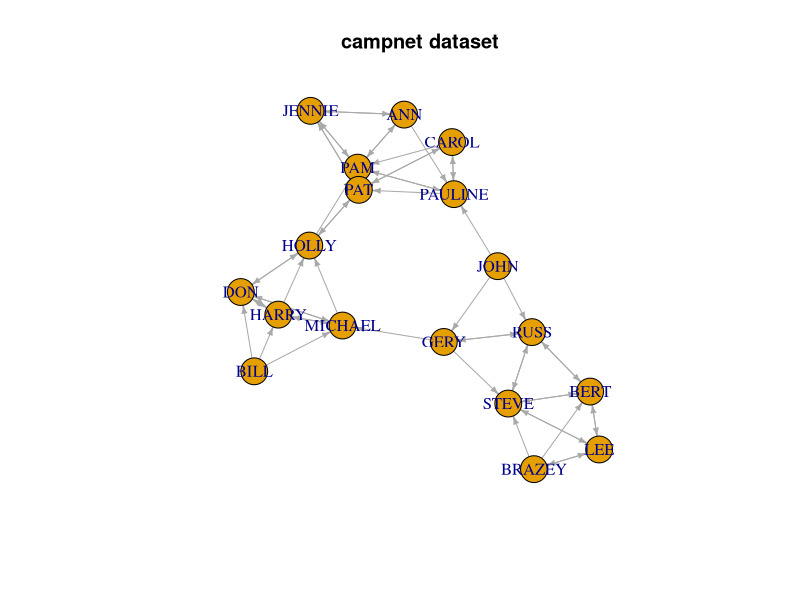
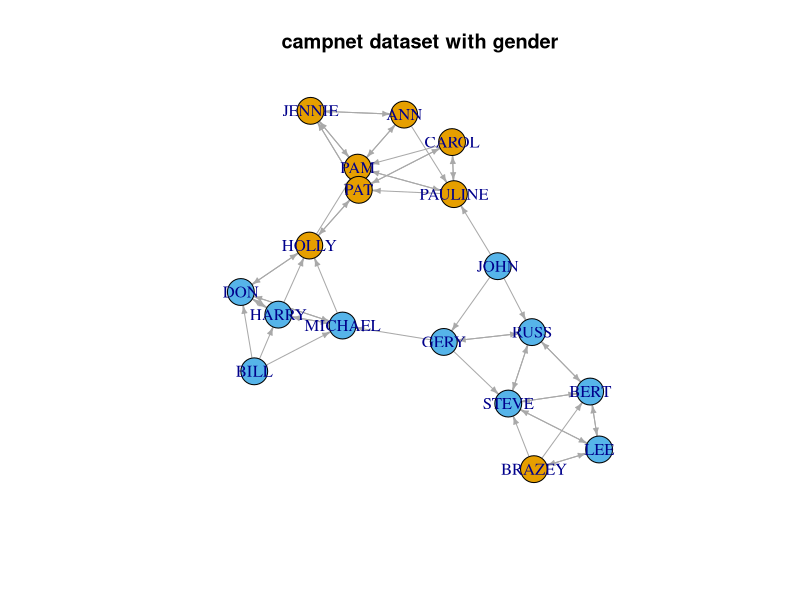
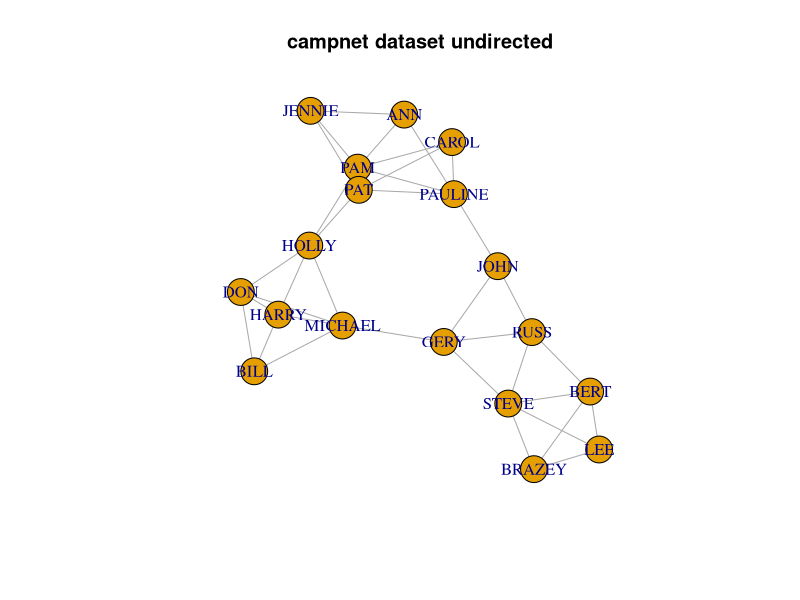
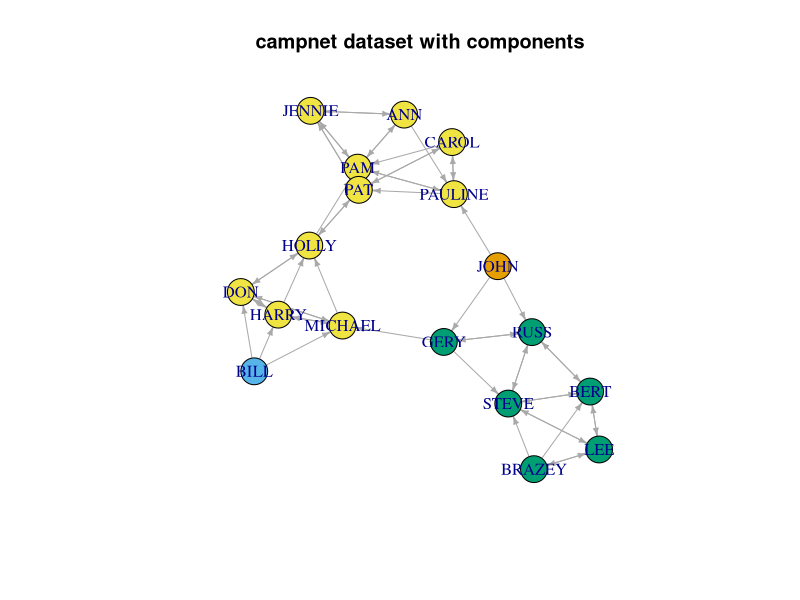
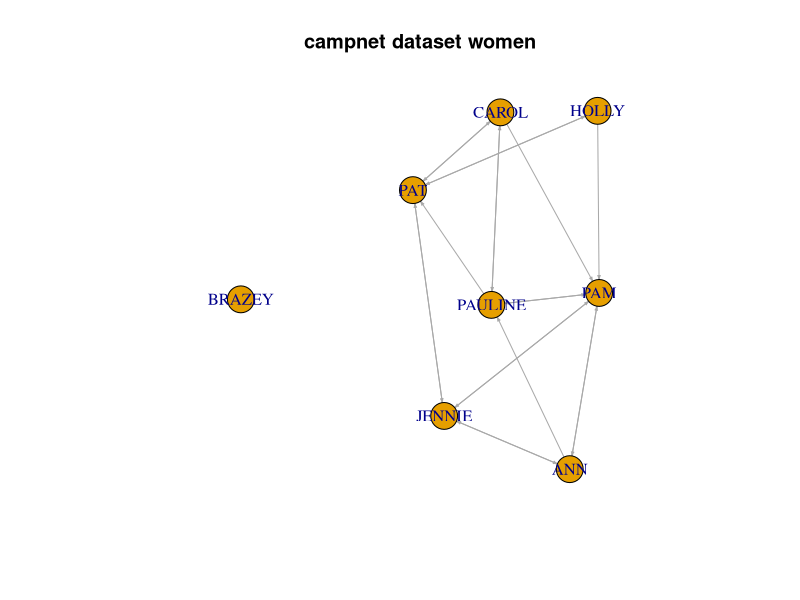
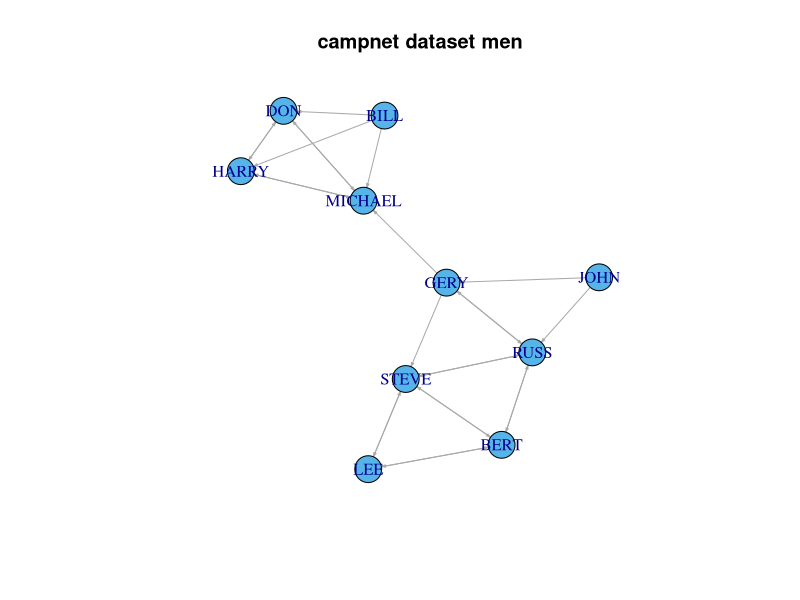
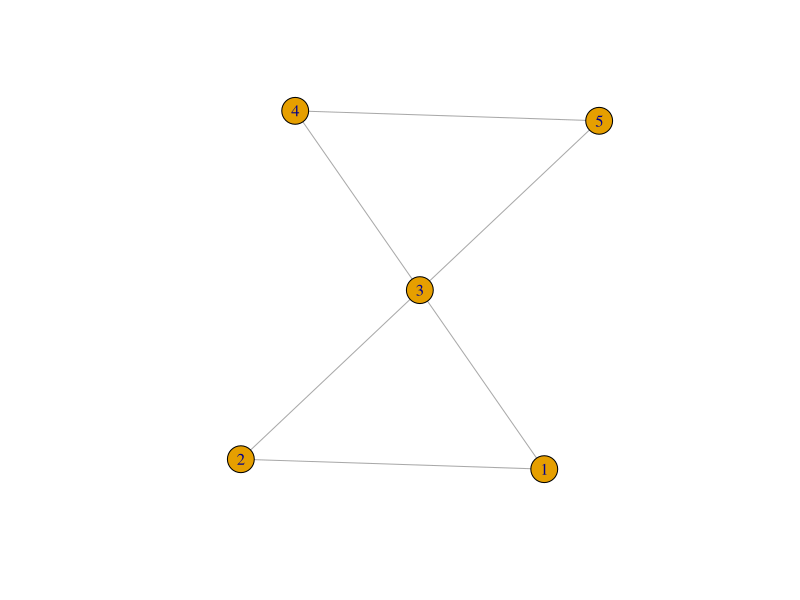
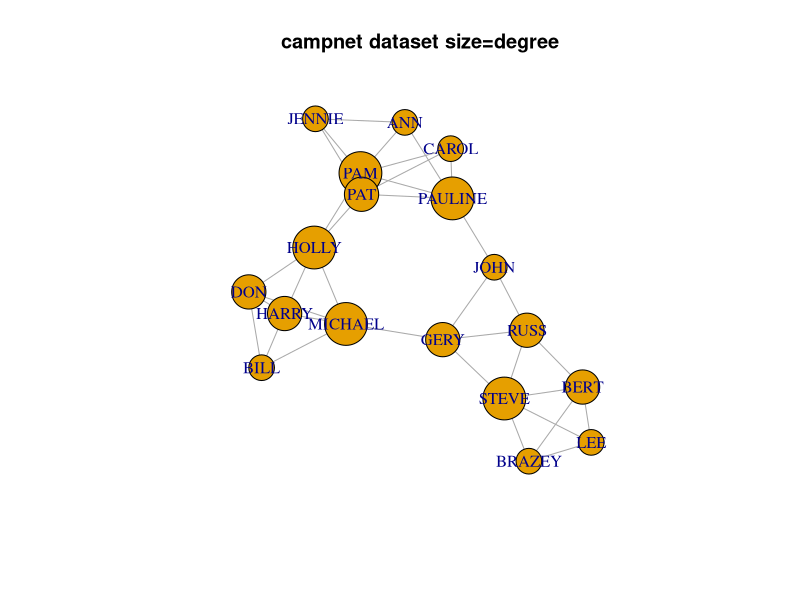

The R script that drew these images, in order:

# Importing data and installing the igraph package

#We are going to use the igraph package in R 
#We use the campnet dataset discussed in Borgatti 
#Dataset(campnet.txt) and attribute file (campattr.txt) are available from canvas.
#For more information on the data, see: https://sites.google.com/site/ucinetsoftware/datasets/campdata

#First we need to install the igraph package
install.packages("igraph")
library(igraph)
#now import the campnet data. Be sure that the two files are in your R working directory 
#the format of the network data is called an edgelist.
#header = False because we don't have a name to the two columns
campnet <- read.csv("campnet.txt", header=FALSE)
#the attribute file contains information on the nodes such as their gender, their role. It also already includes a centrality measure (betweenness) but this will be calculated separately later on in the script. 
#import the attribute file
campattr <- read.csv("campattr.txt")
#look at the format. 
class(campnet)
#should be a dataframe
#look at the first rows of the file
head(campnet)
head(campattr)

#We need to transform the data frame format into an igraph object to be able to use igraph's functions.
#in this step we also already add the attributes to the vertices
#as this is a directed network we set directed to TRUE
g <- graph_from_data_frame(campnet, directed = TRUE, vertices = campattr)
#look at the file format
class(g)
#now has become an igraph format
#look at the first rows
head(g)
#if you print out the g object it lists the edges.
print(g)
#you can also access the matrix using
g[]

#we can  count the number of nodes
vcount(g)
#and count the number of edges
ecount(g)

#we can plot the network with the kamada-kawai layout. 
#We replicate the figure 2.3 in borgatti which shows the directed network in graph format
plot(g,edge.arrow.size=.4,layout=layout_with_kk,main="campnet dataset")
#replicate figure 9.3 with gender attribute
plot(g,edge.arrow.size=.4,layout=layout_with_kk,main="campnet dataset with gender",vertex.color=vertex_attr(g)$Gender)

#Change into an undirected network by collapsing
g_undirected <- as.undirected(g, mode = "collapse")
plot(g_undirected,edge.arrow.size=.4,layout=layout_with_kk,main="campnet dataset undirected")
#if you look at the matrix representation you see that it has become symmetric
g_undirected[]

#all_simple_paths(g, "HOLLY", to = V(g), mode = c("out"))

#get distances between nodes. matrix 2.2 in borgatti. we take the directed graph and therefore add mode=out and mode=in
distances(g,mode="out")
distances(g,mode="in")

#find the number of strong components. strong components take direction into account
g.components <- components(g, mode = c("strong"))
print(g.components)

#the following line does the same thing but now just returns the number
count_components(g, mode = c("strong"))

#add attributes of component membership
V(g)$components <- g.components$membership

#examine attributes to check if it was added
vertex_attr(g)

#plot the graph with components
plot(g,edge.arrow.size=.4,layout=layout_with_kk,main="campnet dataset with components",vertex.color=vertex_attr(g)$components)


#to illustrate the discussion of matrix multiplication in 2.6 of Borgatti et al., we need to transform the igraph
#object back to a matrix object
#this next line converts the igraph object to a regular matrix
g_matrix <- get.adjacency(g_undirected,sparse=FALSE)
class(g_matrix)
print(g_matrix)
#matrix multiplication by itself to get number of walks of length 2 between i and j
g_matrix%*%g_matrix
#matrix multiplication to third power to get number of walks of length 3 between i and j
g_matrix%*%g_matrix%*%g_matrix
g_matrix%*%g_matrix%*%g_matrix%*%g_matrix

# Whole Network Measures

#measure the density. 
graph.density(g)
graph.density(g_undirected)

#Find density in subgroups:
#extract the womens network
g.women <- induced_subgraph(g, V(g)$Gender == 1)
#we can also plot only the women in the network
plot(g.women,edge.arrow.size=.2,layout=layout_with_kk,main="campnet dataset women",vertex.color=vertex_attr(g.women)$Gender)
#density among women. should be 0.357.
graph.density(g.women)
#density among men. should be 0.278.
g.men <- induced_subgraph(g, V(g)$Gender == 2)
plot(g.men,edge.arrow.size=.2,layout=layout_with_kk,main="campnet dataset men",vertex.color=vertex_attr(g.men)$Gender)
graph.density(g.men)

#Compactness
#Compactness is not available in igraph. 
#But we can calculate it by defining a function:
Compactness <- function(x) {
  gra.geo <- distances(x) ## get geodesics
  gra.rdist <- 1/gra.geo  ## get reciprocal of geodesics
  diag(gra.rdist) <- NA   ## assign NA to diagonal
  gra.rdist[gra.rdist == Inf] <- 0 ## replace infinity with 0
  # Compactness = mean of reciprocal distances
  comp.igph <- mean(gra.rdist, na.rm=TRUE) 
  return(comp.igph)
}
Compactness(g)

#Reciprocity
reciprocity(g,ignore.loops = TRUE,mode="ratio")

#Transitivity 
#overall graph clustering coefficient
transitivity(g,type='average')
#this is the weighted overall clustering coefficient on the undirected network, which is the same as the 9.4 formula in Borgatti, but for undirected networks. 
transitivity(g)

#Centralization
#Calculations for the example from figure 9.8 in Borgatti
C=matrix(c(0,1,1,0,0,1,0,1,0,0,1,1,0,1,1,0,0,1,0,1,0,0,1,1,0),nrow=5,ncol=5) 
print(C)
c <- graph_from_adjacency_matrix(C, mode="undirected")
plot(c)
degree(c)
centr_degree(c,mode="all",loops=FALSE,normalized=TRUE)
#applied to campnet data
centr_degree(g_undirected,loops=FALSE,normalized = TRUE)

#Diameter
diameter(g)

#Centrality Measures
#We do all the below calculations for the undirected network

# Degree centrality
deg <- degree(g_undirected)
print(deg)
#with the directed graph it would count up the in-degrees and outdegrees
deg_in <- degree(g,mode="in")
deg_out <- degree(g,mode="out")
deg_total <- degree(g,mode="total")
print(deg_in)
print(deg_out)
print(deg_total)

plot(g_undirected,edge.arrow.size=.4,layout=layout_with_kk,main="campnet dataset size=degree",vertex.size=deg*5)

#Eigenvector centrality
ev_g_un <- evcent(g_undirected)
print(ev_g_un)
ev_g_un$vector
plot(g_undirected,layout=layout_with_kk,main="campnet dataset size=eigenvector centrality",vertex.size=ev_g_un$vector*20)

#Beta centrality or Bonacich power centrality

#when b = 0 then this equals degree centrality
beta_centrality <- power_centrality(g_undirected, exponent=0)
print(beta_centrality)
plot(g_undirected,layout=layout_with_kk,main="campnet dataset size=beta centrality b=0",vertex.size=beta_centrality*20)

#we take a value of beta that approximates 1/largest eigenvalue. the largest eigenvalue is given by the eigenvector centrality function evcent
#you can also calculate it
e <- eigen(g_matrix)
e$values
max(e$values)
1/max(e$values)
#with beta at its highest, beta centrality should approximate eigenvector centrality
beta_centrality <- power_centrality(g_undirected, exponent=0.245)
print(beta_centrality)
plot(g_undirected,layout=layout_with_kk,main="campnet dataset size=beta centrality b=0.245",vertex.size=beta_centrality*10)

#Closeness centrality
#Closeness centrality measures how many steps is required to access every other vertex from a given vertex
closeness_g_un <- closeness(g_undirected, normalized=TRUE)
print(closeness_g_un)
plot(g_undirected,layout=layout_with_kk,main="campnet dataset size=closeness centrality",vertex.size=closeness_g_un*50)

#Betweenness centrality 
#Betweenness centrality measures the number of shortest paths going through a specific vertex
betweenness_g_un <- betweenness(g_undirected)
print(betweenness_g_un)
plot(g_undirected,layout=layout_with_kk,main="campnet dataset size=betweenness centrality",vertex.size=betweenness_g_un)
